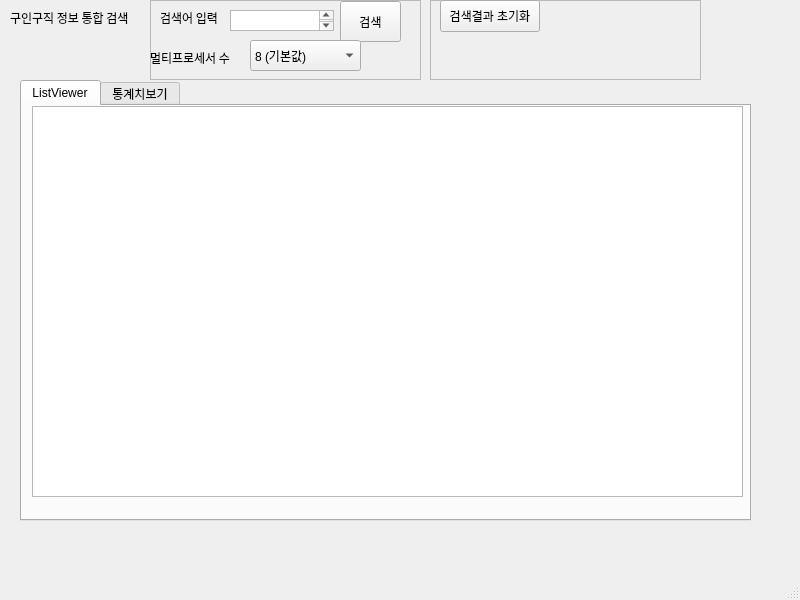
<?xml version="1.0" encoding="UTF-8"?>
<ui version="4.0">
 <class>MainWindow</class>
 <widget class="QMainWindow" name="MainWindow">
  <property name="geometry">
   <rect>
    <x>0</x>
    <y>0</y>
    <width>800</width>
    <height>600</height>
   </rect>
  </property>
  <property name="windowTitle">
   <string>JobScraperGUI</string>
  </property>
  <widget class="QWidget" name="centralwidget">
   <widget class="QLabel" name="label">
    <property name="geometry">
     <rect>
      <x>10</x>
      <y>10</y>
      <width>141</width>
      <height>16</height>
     </rect>
    </property>
    <property name="font">
     <font>
      <family>Nanum Gothic</family>
     </font>
    </property>
    <property name="text">
     <string>구인구직 정보 통합 검색</string>
    </property>
   </widget>
   <widget class="QTabWidget" name="tabWidget">
    <property name="geometry">
     <rect>
      <x>20</x>
      <y>80</y>
      <width>731</width>
      <height>441</height>
     </rect>
    </property>
    <property name="currentIndex">
     <number>0</number>
    </property>
    <widget class="QWidget" name="ListViewer">
     <attribute name="title">
      <string>ListViewer</string>
     </attribute>
     <widget class="QTableView" name="ShowingCSV">
      <property name="geometry">
       <rect>
        <x>10</x>
        <y>0</y>
        <width>711</width>
        <height>391</height>
       </rect>
      </property>
     </widget>
    </widget>
    <widget class="QWidget" name="Statics">
     <attribute name="title">
      <string>통계치보기</string>
     </attribute>
    </widget>
   </widget>
   <widget class="QFrame" name="frame">
    <property name="geometry">
     <rect>
      <x>150</x>
      <y>0</y>
      <width>271</width>
      <height>80</height>
     </rect>
    </property>
    <property name="frameShape">
     <enum>QFrame::StyledPanel</enum>
    </property>
    <property name="frameShadow">
     <enum>QFrame::Raised</enum>
    </property>
    <widget class="QPushButton" name="search_button">
     <property name="geometry">
      <rect>
       <x>190</x>
       <y>1</y>
       <width>61</width>
       <height>41</height>
      </rect>
     </property>
     <property name="text">
      <string>검색</string>
     </property>
    </widget>
    <widget class="QComboBox" name="comboBox">
     <property name="geometry">
      <rect>
       <x>100</x>
       <y>40</y>
       <width>111</width>
       <height>31</height>
      </rect>
     </property>
     <item>
      <property name="text">
       <string>8 (기본값)</string>
      </property>
     </item>
     <item>
      <property name="text">
       <string>1</string>
      </property>
     </item>
     <item>
      <property name="text">
       <string>2</string>
      </property>
     </item>
     <item>
      <property name="text">
       <string>3</string>
      </property>
     </item>
     <item>
      <property name="text">
       <string>4</string>
      </property>
     </item>
     <item>
      <property name="text">
       <string>5</string>
      </property>
     </item>
     <item>
      <property name="text">
       <string>6</string>
      </property>
     </item>
     <item>
      <property name="text">
       <string>7</string>
      </property>
     </item>
     <item>
      <property name="text">
       <string>New Item</string>
      </property>
     </item>
    </widget>
    <widget class="QTextEdit" name="textEdit">
     <property name="geometry">
      <rect>
       <x>80</x>
       <y>10</y>
       <width>104</width>
       <height>21</height>
      </rect>
     </property>
    </widget>
    <widget class="QLabel" name="label_2">
     <property name="geometry">
      <rect>
       <x>10</x>
       <y>10</y>
       <width>71</width>
       <height>16</height>
      </rect>
     </property>
     <property name="font">
      <font>
       <family>Nanum Gothic</family>
      </font>
     </property>
     <property name="text">
      <string>검색어 입력</string>
     </property>
    </widget>
    <widget class="QLabel" name="label_3">
     <property name="geometry">
      <rect>
       <x>0</x>
       <y>50</y>
       <width>91</width>
       <height>16</height>
      </rect>
     </property>
     <property name="font">
      <font>
       <family>Nanum Gothic</family>
      </font>
     </property>
     <property name="text">
      <string>멀티프로세서 수</string>
     </property>
    </widget>
   </widget>
   <widget class="QFrame" name="frame_2">
    <property name="geometry">
     <rect>
      <x>430</x>
      <y>0</y>
      <width>271</width>
      <height>80</height>
     </rect>
    </property>
    <property name="frameShape">
     <enum>QFrame::StyledPanel</enum>
    </property>
    <property name="frameShadow">
     <enum>QFrame::Raised</enum>
    </property>
    <widget class="QPushButton" name="pushButton">
     <property name="geometry">
      <rect>
       <x>10</x>
       <y>0</y>
       <width>100</width>
       <height>32</height>
      </rect>
     </property>
     <property name="text">
      <string>검색결과 초기화</string>
     </property>
    </widget>
   </widget>
  </widget>
  <widget class="QStatusBar" name="statusbar"/>
 </widget>
 <resources/>
 <connections/>
</ui>
